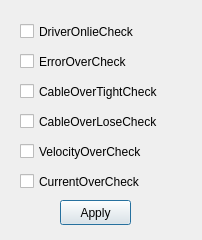
<?xml version="1.0" encoding="UTF-8"?>
<ui version="4.0">
 <class>statecheckset_dialog</class>
 <widget class="QDialog" name="statecheckset_dialog">
  <property name="geometry">
   <rect>
    <x>0</x>
    <y>0</y>
    <width>202</width>
    <height>240</height>
   </rect>
  </property>
  <property name="windowTitle">
   <string>State Check Set</string>
  </property>
  <widget class="QCheckBox" name="DriverOnlieCheck_checkBox">
   <property name="geometry">
    <rect>
     <x>20</x>
     <y>20</y>
     <width>151</width>
     <height>23</height>
    </rect>
   </property>
   <property name="text">
    <string>DriverOnlieCheck</string>
   </property>
  </widget>
  <widget class="QCheckBox" name="ErrorOverCheck_checkBox">
   <property name="geometry">
    <rect>
     <x>20</x>
     <y>50</y>
     <width>151</width>
     <height>23</height>
    </rect>
   </property>
   <property name="text">
    <string>ErrorOverCheck</string>
   </property>
  </widget>
  <widget class="QCheckBox" name="CableOverTightCheck_checkBox">
   <property name="geometry">
    <rect>
     <x>20</x>
     <y>80</y>
     <width>191</width>
     <height>23</height>
    </rect>
   </property>
   <property name="text">
    <string>CableOverTightCheck</string>
   </property>
  </widget>
  <widget class="QCheckBox" name="VelocityOverCheck_checkBox">
   <property name="geometry">
    <rect>
     <x>20</x>
     <y>140</y>
     <width>151</width>
     <height>23</height>
    </rect>
   </property>
   <property name="text">
    <string>VelocityOverCheck</string>
   </property>
  </widget>
  <widget class="QCheckBox" name="CurrentOverCheck_checkBox">
   <property name="geometry">
    <rect>
     <x>20</x>
     <y>170</y>
     <width>151</width>
     <height>23</height>
    </rect>
   </property>
   <property name="text">
    <string>CurrentOverCheck</string>
   </property>
  </widget>
  <widget class="QCheckBox" name="CableOverLoseCheck_checkBox">
   <property name="geometry">
    <rect>
     <x>20</x>
     <y>110</y>
     <width>181</width>
     <height>23</height>
    </rect>
   </property>
   <property name="text">
    <string>CableOverLoseCheck</string>
   </property>
  </widget>
  <widget class="QPushButton" name="StateCheckApply_pushButton">
   <property name="geometry">
    <rect>
     <x>60</x>
     <y>200</y>
     <width>71</width>
     <height>25</height>
    </rect>
   </property>
   <property name="text">
    <string>Apply</string>
   </property>
  </widget>
 </widget>
 <resources/>
 <connections/>
</ui>
